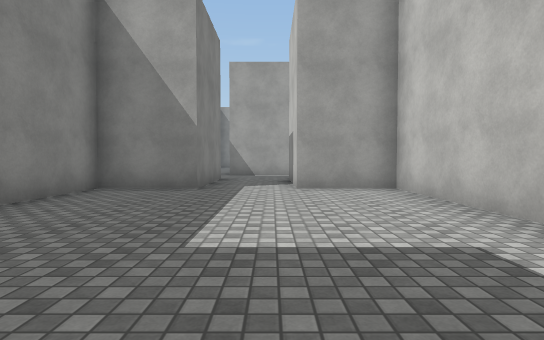
View 1 (above)

24 first-person views from a walk through a Unity game level. The camera is 1.2 m above the floor, tilts 2° down and sees 80° across. The floor is counted in squares, 2 m on a side. Each view is taken from the middle of a square. On the plan, view 1 faces up. The plan holds only what a view shows up to about 10 squares ahead; the rest is blank. The place goes on beyond the plan. The player character is not drawn. Surface patterns are stand-ins for the level's own textures.

View 2
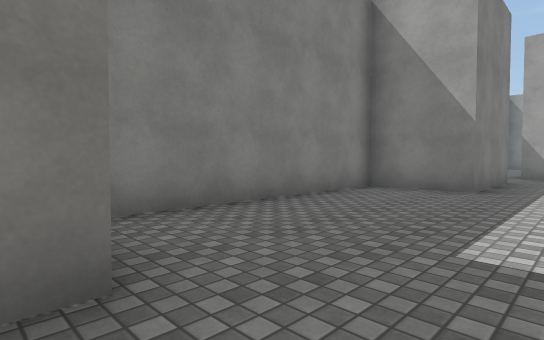

View 3
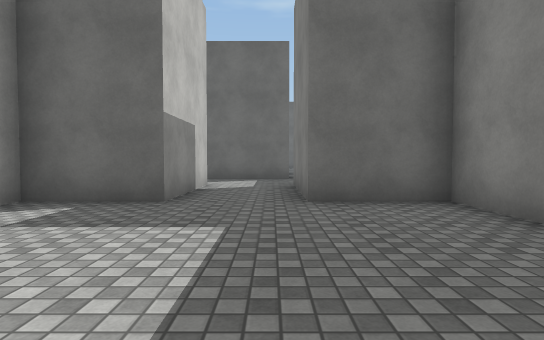

View 4
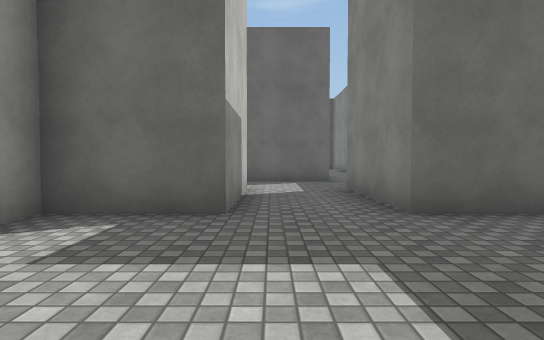

View 5
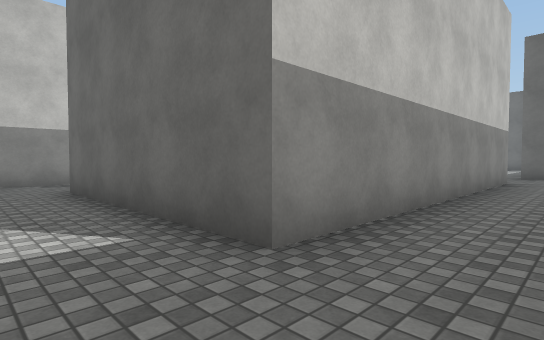

View 6
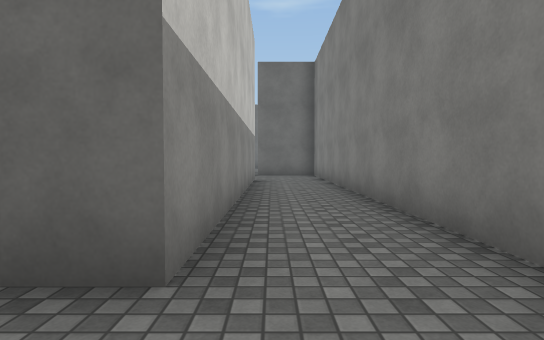

View 7
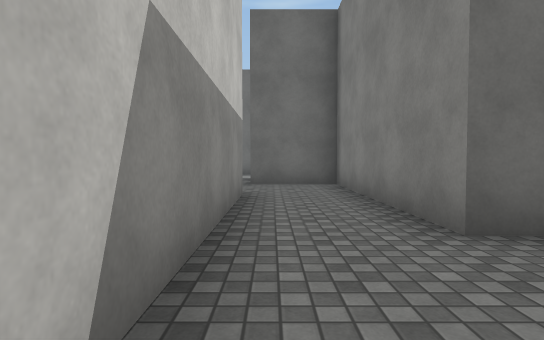

View 8
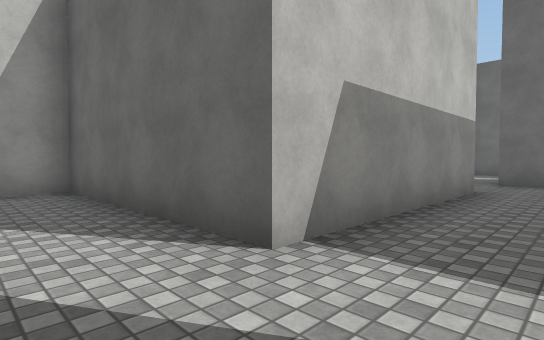

View 9
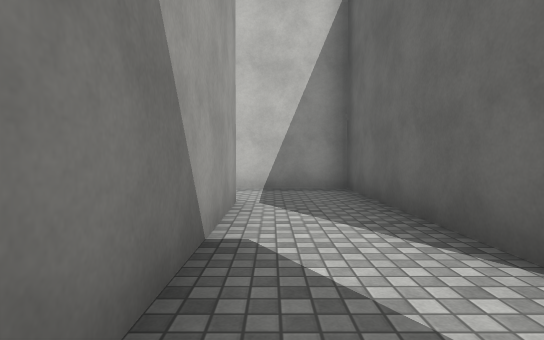

View 10
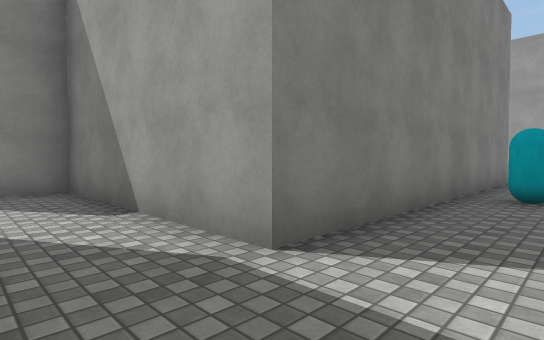

View 11
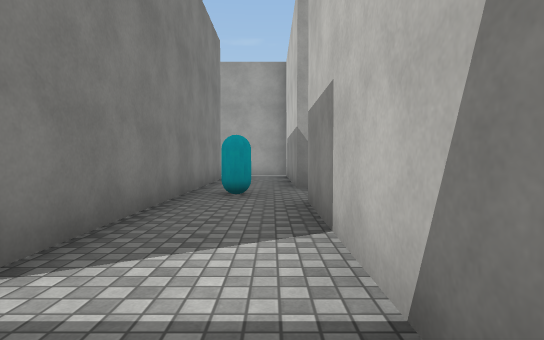

View 12
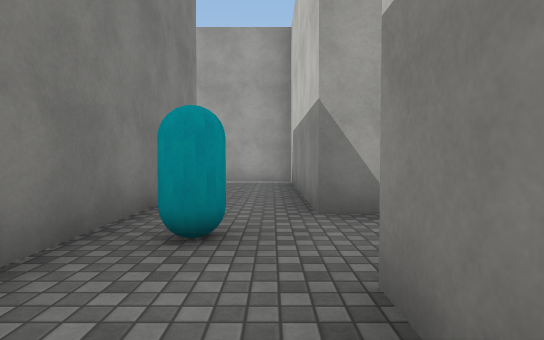

View 13
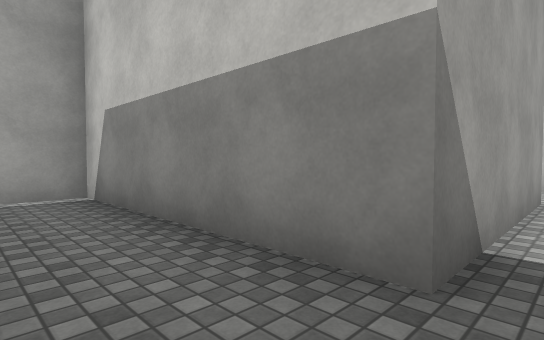

View 14
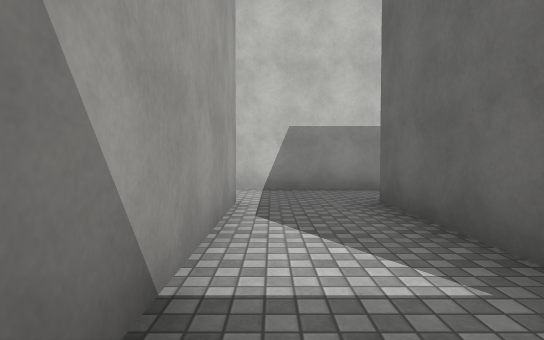

View 15
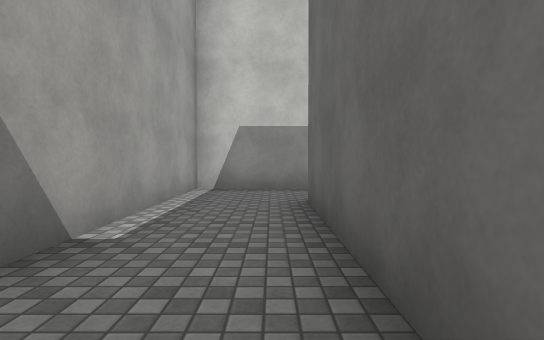

View 16
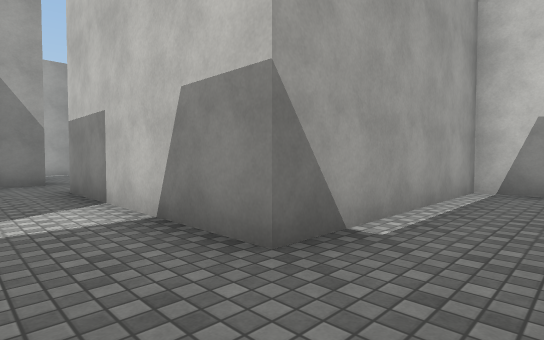

View 17
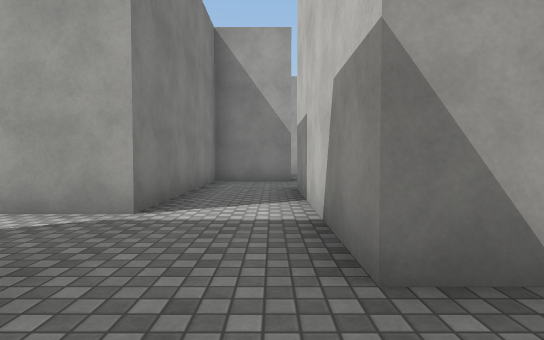

View 18
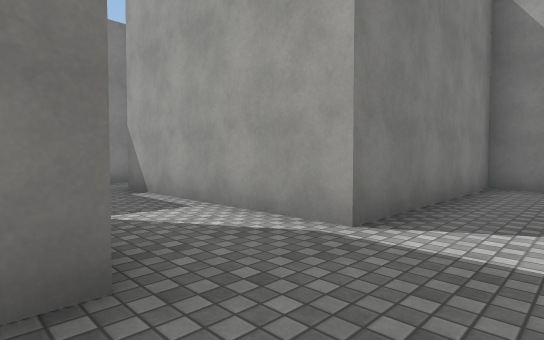

View 19
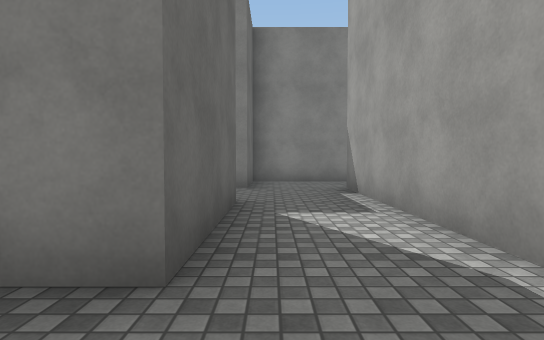

View 20
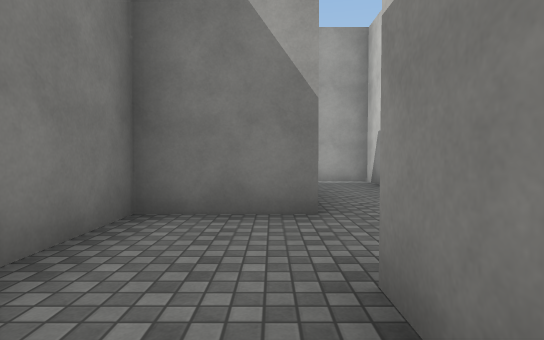

View 21
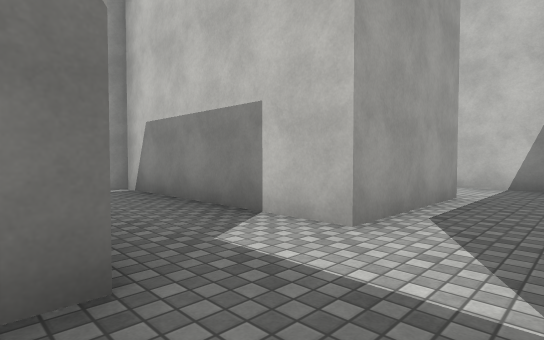

View 22
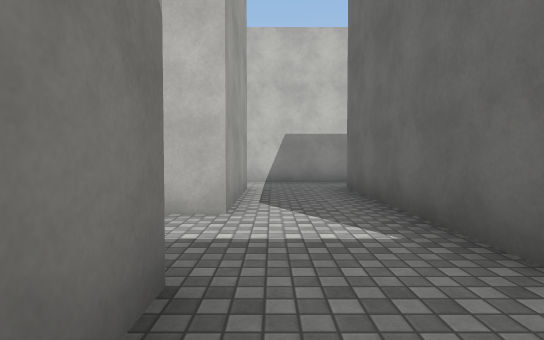

View 23
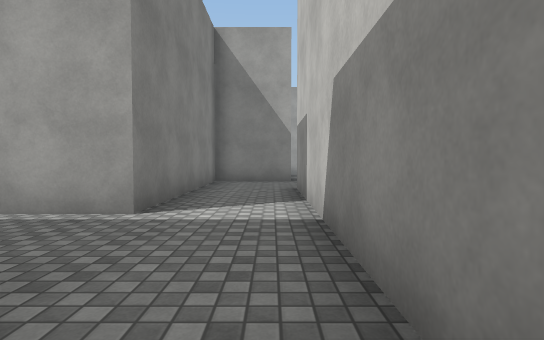

View 24
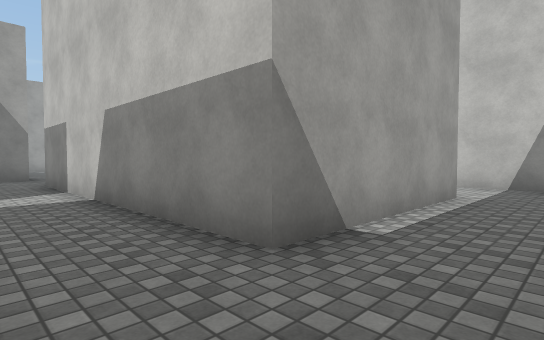

### Floor plan
Points are (right, up) in squares from view 1. A wall is a line through its corners. A room is listed if a view was taken in it or the views show most of it. See-through windows are left out.
Room 1 (views 1, 2, 3, 4)
walls: (2.5, 2.9) (2.5, 6.5) (0.5, 6.5); (-1.5, 6.5) (-3.5, 6.5) (-3.5, 0.5) (-1.5, 0.5) (-1.5, -2.5); (0.5, -2.5) (0.5, 0.5) (2.5, 0.5) (2.5, 1.1)
ways out: opening at (-0.5, -3) to room 2; opening at (-0.5, 7) to room 2
Room 2 (views 5, 6, 7, 8, 9, 10, 11, 12, 13, 14, 15, 16, 17, 18, 19, 20, 21, 22)
walls: (4.5, 7.5) (8.5, 7.5) (8.5, -0.5) (3.5, -0.5) (3.5, -1.5); (5.6, 16.5) (3.5, 16.5) (3.5, 11.5) (-1.5, 11.5); (0.5, 6.5) (0.5, 9.5) (3.5, 9.5) (3.5, 8.6); (12.5, 14.5) (12.5, 19.5); (-3.5, 12.4) (-3.5, 9.5); (-3.2, 9.5) (-1.5, 9.5) (-1.5, 6.5); (11.7, 2.5) (14.5, 2.5); (12.5, 21.5) (10.5, 21.5) (10.5, 16.5) (7.5, 16.5) (7.5, 21.5) (6.1, 21.5); (14.5, 4.5) (10.5, 4.5) (10.5, 9.5) (5.5, 9.5) (5.5, 14.5) (10.5, 14.5); (16.5, 1.8) (16.5, 4.8); (-3.5, -4.8) (-3.5, -11.5); (5.5, -7.5) (5.5, -2.5) (10.5, -2.5) (10.5, 2.5); (-1.5, -11.5) (-1.5, -4.5) (3.5, -4.5) (3.5, -9.5) (5.5, -9.5)
ways out: opening at (-0.5, -3) to room 1; opening at (-0.5, 7) to room 1; opening at (11.5, 13.5) to room 3; opening at (15.5, 5.5) to room 3; opening at (15.5, 1.5)
objects: other object (9, 3)
Room 3 (views 23, 24)
walls: (16.6, 12.5) (12.5, 12.5) (12.5, 14.5); (18.5, 11.6) (18.5, 13.1)
ways out: opening at (11.5, 13.5) to room 2; opening at (15.5, 5.5) to room 2

Where each view was taken, in squares from view 1:
view 1: 0 up, 0 right, facing up
view 2: 0 up, 0 right, facing up-left
view 3: 5 up, 1 left, facing down
view 4: 4 up, 0 right, facing down
view 5: 3 down, 3 left, facing down-right
view 6: 3 down, 2 left, facing down
view 7: 2 down, 5 right, facing down
view 8: 1 down, 4 right, facing down-right
view 9: 1 down, 4 right, facing right
view 10: 2 down, 10 right, facing up-left
view 11: 2 down, 10 right, facing up
view 12: 1 up, 10 right, facing up
view 13: 4 up, 9 right, facing up-right
view 14: 4 up, 10 right, facing right
view 15: 8 up, 4 right, facing right
view 16: 8 up, 4 right, facing up-right
view 17: 8 up, 5 right, facing up
view 18: 9 up, 5 right, facing up-left
view 19: 10 up, 5 right, facing left
view 20: 13 up, 5 right, facing up
view 21: 15 up, 5 right, facing up-right
view 22: 16 up, 4 right, facing right
view 23: 13 up, 12 right, facing up
view 24: 11 up, 11 right, facing up-right
